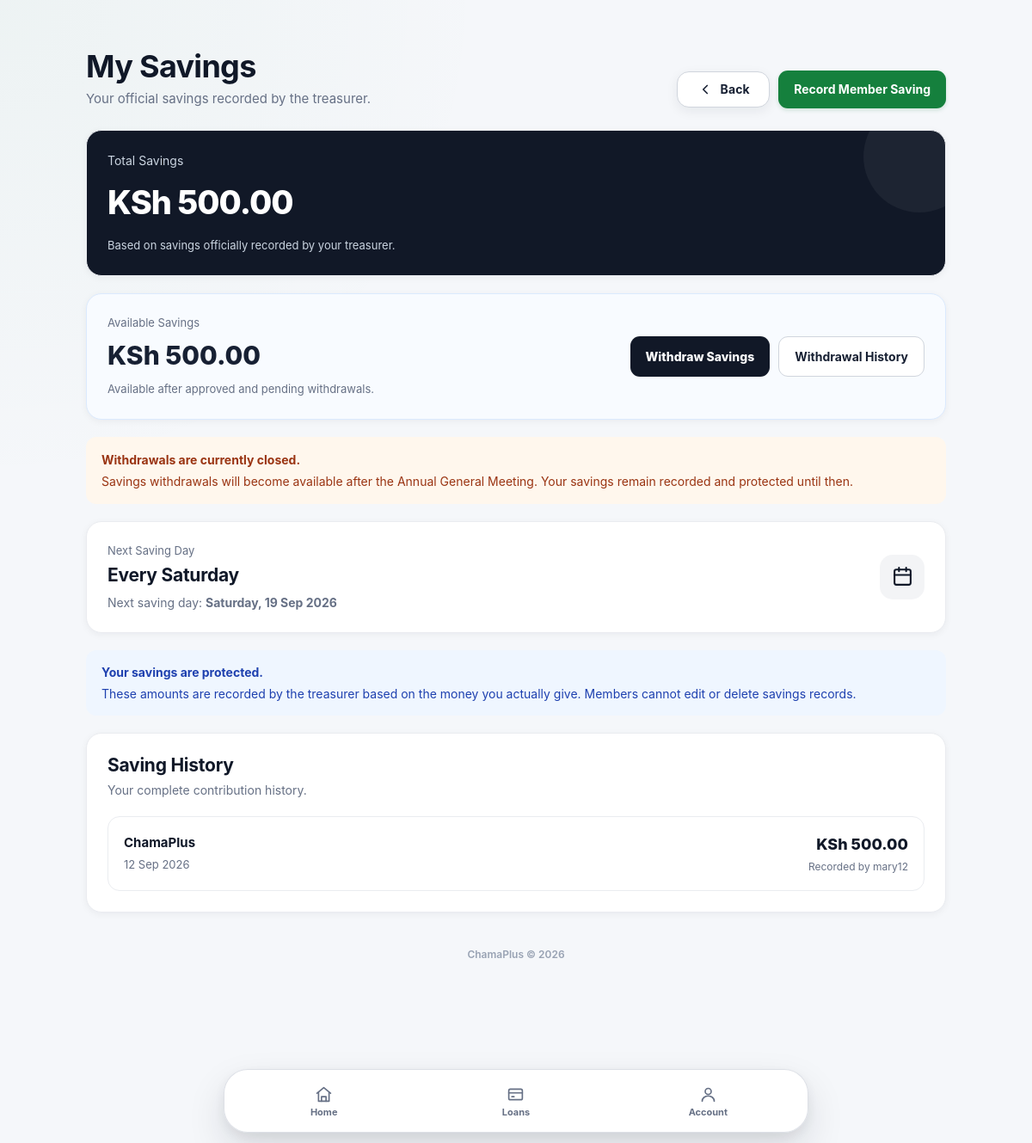
Page /savings/ (signed in) on the earlier database version.
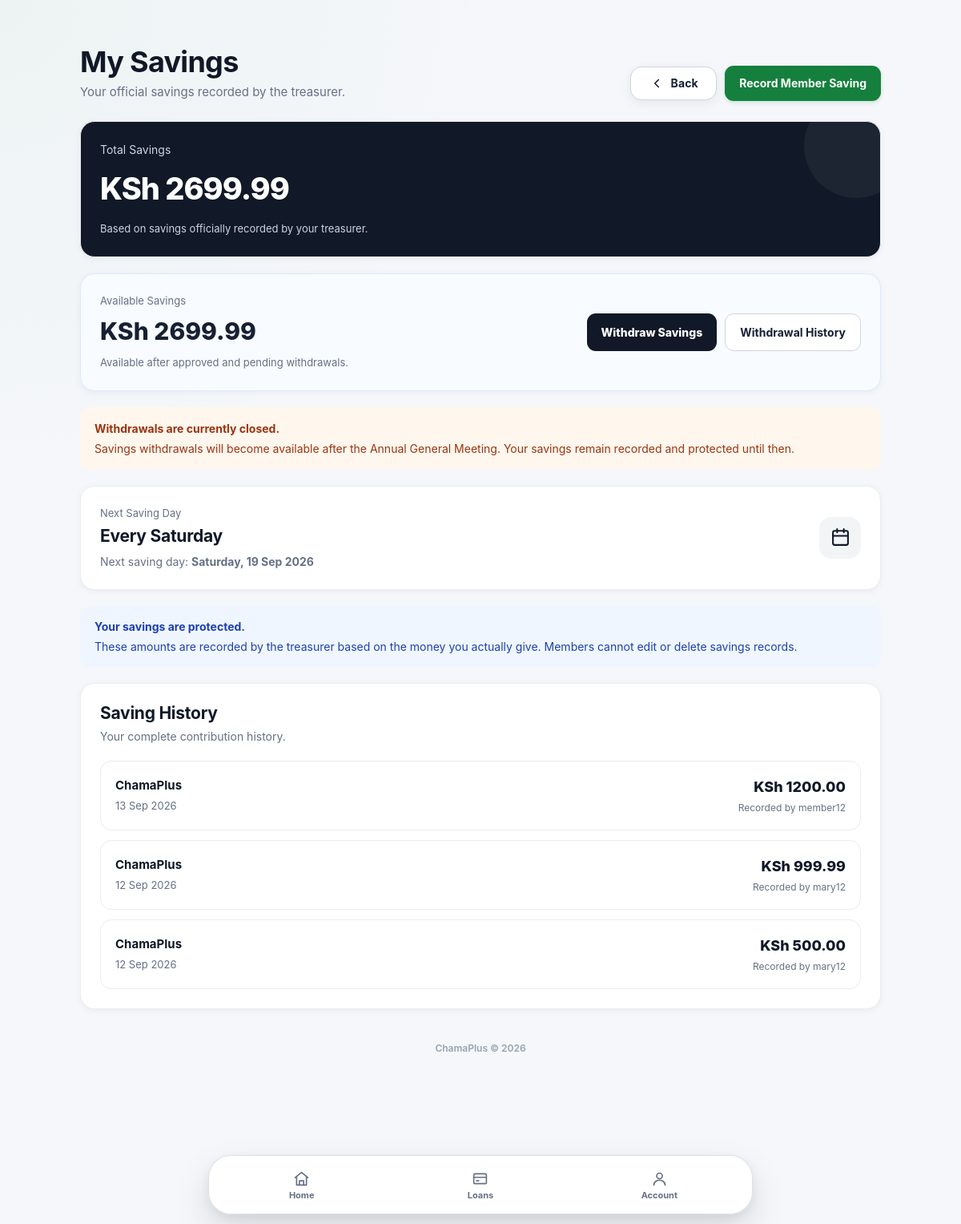
Same page on the later database version.
### savings/models.py (models this page shows, shortened)
class Saving(models.Model):
    chama = models.ForeignKey(
        Chama,
        on_delete=models.CASCADE,
        related_name="savings",
    )
    member = models.ForeignKey(
        User,
        on_delete=models.CASCADE,
        related_name="savings",
    )
    amount = models.DecimalField(
        max_digits=12,
        decimal_places=2,
    )
    recorded_by = models.ForeignKey(
        User,
        on_delete=models.PROTECT,
        related_name="recorded_savings",
    )
    date = models.DateField()
    notes = models.TextField(blank=True)
    created_at = models.DateTimeField(auto_now_add=True)
    updated_at = models.DateTimeField(auto_now=True)

### chamas/models.py (models this page shows, shortened)
class Chama(models.Model):
    name = models.CharField(max_length=150)
    description = models.TextField(blank=True)
    treasurer = models.ForeignKey(
        User,
        on_delete=models.PROTECT,
        related_name="managed_chamas",
        null=True,
        blank=True,
    )
    members = models.ManyToManyField(
        User,
        through="Membership",
        related_name="chamas",
    )
    is_active = models.BooleanField(default=True)
    created_at = models.DateTimeField(auto_now_add=True)
    updated_at = models.DateTimeField(auto_now=True)

### savings/views.py (the view)
# urls.py: path("", views.savings_dashboard, name="savings"),
@login_required
def savings_dashboard(request):
    savings = (
        Saving.objects
        .filter(member=request.user)
        .select_related("chama", "recorded_by")
        .order_by("-date", "-created_at")
    )
    total_savings = (
        savings.aggregate(total=Sum("amount"))["total"]
        or Decimal("0.00")
    )
    chama = Chama.objects.filter(is_active=True).first()
    available_balance = Decimal("0.00")
    if chama:
        available_balance = get_member_balance(
            request.user,
            chama,
        )
    next_saturday = get_next_saturday()
    withdrawal_requests = (
        WithdrawalRequest.objects
        .filter(member=request.user)
        .select_related("chama", "reviewed_by")
        .order_by("-requested_at")
    )
    return render(
        request,
        "savings/dashboard.html",
        {
            "savings": savings,
            "total_savings": total_savings,
            "available_balance": available_balance,
            "can_record": can_record_savings(request.user),
            "next_saturday": next_saturday,
            "withdrawal_requests": withdrawal_requests,
        },
    )

### accounts/context_processors.py (called while the page is built)
def active_chama_membership(request):
    if not request.user.is_authenticated:
        return {
            "active_membership": None,
        }
    membership = (
        Membership.objects
        .filter(
            user=request.user,
            is_active=True,
            chama__is_active=True,
        )
        .select_related("chama")
        .first()
    )
    return {
        "active_membership": membership,
    }

### savings/views.py (called while the page is built)
def can_record_savings(user):
    chama = Chama.objects.filter(is_active=True).first()
    if not chama:
        return False
    return Membership.objects.filter(
        chama=chama,
        user=user,
        role=Membership.Role.TREASURER,
        is_active=True,
    ).exists()

def get_next_saturday():
    today = timezone.localdate()
    days_until_saturday = (5 - today.weekday()) % 7
    return today + timezone.timedelta(days=days_until_saturday)

### templates/savings/dashboard.html (shortened to what the changed rows need)
﻿{% extends "base.html" %}
{% block content %}
<div style="max-width:1000px; margin:0 auto;">
    <div style="
        display:flex;
        justify-content:space-between;
        align-items:flex-end;
        gap:20px;
        margin-bottom:25px;
        flex-wrap:wrap;
    ">
        <div>
            <h1 style="margin:0 0 6px;">
                My Savings
            </h1>
        </div>
    </div>
    <div class="card" style="
        background:#111827;
        color:white;
        margin-bottom:20px;
        overflow:hidden;
        position:relative;
    ">
        <div style="
            position:absolute;
            right:-35px;
            top:-35px;
            width:130px;
            height:130px;
            border-radius:50%;
            background:rgba(255,255,255,0.05);
        "></div>
        <div style="
            color:#cbd5e1;
            font-size:14px;
            margin-bottom:10px;
        ">
            Total Savings
        </div>
        <div style="
            font-size:38px;
            font-weight:800;
            letter-spacing:-1px;
        ">
            KSh {{ total_savings|floatformat:2 }}
        </div>
        <div style="
            margin-top:12px;
            color:#cbd5e1;
            font-size:13px;
        ">
            Based on savings officially recorded by your treasurer.
        </div>
    </div>
    <div class="card" style="
        margin-bottom:20px;
        border:1px solid #dbeafe;
        background:#f8fbff;
    ">
        <div style="
            display:flex;
            justify-content:space-between;
            align-items:center;
            gap:20px;
            flex-wrap:wrap;
        ">
            <div>
                <div style="
                    font-size:13px;
                    color:#667085;
                    margin-bottom:6px;
                ">
                    Available Savings
                </div>
                <div style="
                    font-size:30px;
                    font-weight:800;
                    color:#172033;
                ">
                    KSh {{ available_balance|floatformat:2 }}
                </div>
                <p style="
                    margin:7px 0 0;
                    color:#667085;
                    font-size:13px;
                ">
                    Available after approved and pending withdrawals.
                </p>
            </div>
        </div>
    </div>
    <div class="card" style="
        margin-bottom:20px;
        display:flex;
        justify-content:space-between;
        align-items:center;
        gap:20px;
    ">
        <div>
            <h2 style="margin:0;">
                Every Saturday
            </h2>
        </div>
    </div>
    <div class="card">
        <div style="margin-bottom:20px;">
            <h2 style="margin:0;">
                Saving History
            </h2>
        </div>
        {% if savings %}
            <div style="
                display:flex;
                flex-direction:column;
                gap:12px;
            ">
                {% for saving in savings %}
                    <div style="
                        padding:18px;
                        border:1px solid #eaecf0;
                        border-radius:14px;
                        display:flex;
                        justify-content:space-between;
                        align-items:center;
                        gap:15px;
                        flex-wrap:wrap;
                    ">
                        <div>
                            <div style="
                                font-weight:700;
                                margin-bottom:5px;
                            ">
                                {{ saving.chama.name }}
                            </div>
                            <div style="
                                font-size:13px;
                                color:#667085;
                            ">
                                {{ saving.date|date:"d M Y" }}
                            </div>
                        </div>
                        <div style="text-align:right;">
                            <div style="
                                font-size:18px;
                                font-weight:800;
                            ">
                                KSh {{ saving.amount|floatformat:2 }}
                            </div>
                            <div style="
                                font-size:12px;
                                color:#667085;
                                margin-top:4px;
                            ">
                                Recorded by {{ saving.recorded_by.username }}
                            </div>
                        </div>
                    </div>
                {% endfor %}
            </div>
        {% endif %}
    </div>
</div>
{% endblock %}

Differences in the rows shown:
added Saving: chama.name "ChamaPlus", date "13 Sep 2026", amount "1200.00", recorded_by.username "member12"
added Saving: chama.name "ChamaPlus", date "12 Sep 2026", amount "999.99", recorded_by.username "mary12"
Other differences:
{{ total_savings|floatformat:2 }}: "500.00" → "2699.99"
{{ available_balance|floatformat:2 }}: "500.00" → "2699.99"
